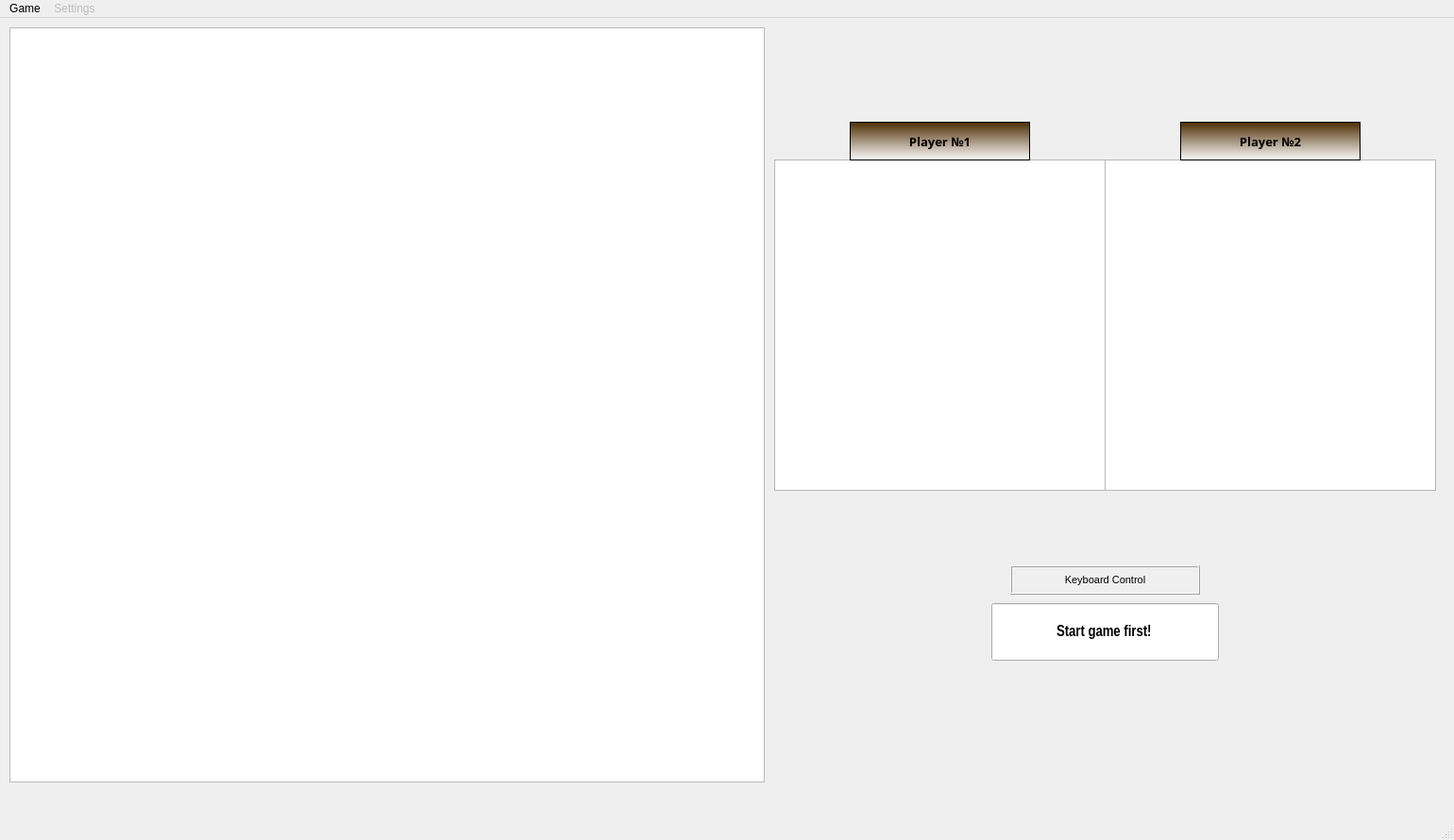
<?xml version="1.0" encoding="UTF-8"?>
<ui version="4.0">
 <class>MainWindow</class>
 <widget class="QMainWindow" name="MainWindow">
  <property name="geometry">
   <rect>
    <x>0</x>
    <y>0</y>
    <width>1540</width>
    <height>890</height>
   </rect>
  </property>
  <property name="minimumSize">
   <size>
    <width>1540</width>
    <height>890</height>
   </size>
  </property>
  <property name="windowTitle">
   <string>Chess Game</string>
  </property>
  <property name="windowIcon">
   <iconset resource="../../Arch/resources/resources.qrc">
    <normaloff>:/pieces/yellow/k</normaloff>:/pieces/yellow/k</iconset>
  </property>
  <widget class="QWidget" name="centralwidget">
   <widget class="QGraphicsView" name="board">
    <property name="geometry">
     <rect>
      <x>10</x>
      <y>10</y>
      <width>800</width>
      <height>800</height>
     </rect>
    </property>
    <property name="sizePolicy">
     <sizepolicy hsizetype="Fixed" vsizetype="Fixed">
      <horstretch>0</horstretch>
      <verstretch>0</verstretch>
     </sizepolicy>
    </property>
    <property name="font">
     <font>
      <stylestrategy>NoAntialias</stylestrategy>
     </font>
    </property>
    <property name="autoFillBackground">
     <bool>false</bool>
    </property>
    <property name="frameShape">
     <enum>QFrame::StyledPanel</enum>
    </property>
    <property name="verticalScrollBarPolicy">
     <enum>Qt::ScrollBarAlwaysOff</enum>
    </property>
    <property name="horizontalScrollBarPolicy">
     <enum>Qt::ScrollBarAlwaysOff</enum>
    </property>
    <property name="sizeAdjustPolicy">
     <enum>QAbstractScrollArea::AdjustIgnored</enum>
    </property>
    <property name="backgroundBrush">
     <brush brushstyle="NoBrush">
      <color alpha="255">
       <red>0</red>
       <green>0</green>
       <blue>0</blue>
      </color>
     </brush>
    </property>
    <property name="viewportUpdateMode">
     <enum>QGraphicsView::SmartViewportUpdate</enum>
    </property>
    <property name="optimizationFlags">
     <set>QGraphicsView::DontAdjustForAntialiasing</set>
    </property>
   </widget>
   <widget class="QGraphicsView" name="clock1">
    <property name="geometry">
     <rect>
      <x>820</x>
      <y>150</y>
      <width>351</width>
      <height>351</height>
     </rect>
    </property>
    <property name="sizePolicy">
     <sizepolicy hsizetype="Fixed" vsizetype="Fixed">
      <horstretch>0</horstretch>
      <verstretch>0</verstretch>
     </sizepolicy>
    </property>
    <property name="cursor" stdset="0">
     <cursorShape>PointingHandCursor</cursorShape>
    </property>
    <property name="frameShape">
     <enum>QFrame::StyledPanel</enum>
    </property>
    <property name="verticalScrollBarPolicy">
     <enum>Qt::ScrollBarAlwaysOff</enum>
    </property>
    <property name="horizontalScrollBarPolicy">
     <enum>Qt::ScrollBarAlwaysOff</enum>
    </property>
    <property name="sizeAdjustPolicy">
     <enum>QAbstractScrollArea::AdjustToContents</enum>
    </property>
    <property name="viewportUpdateMode">
     <enum>QGraphicsView::SmartViewportUpdate</enum>
    </property>
    <property name="optimizationFlags">
     <set>QGraphicsView::DontAdjustForAntialiasing</set>
    </property>
   </widget>
   <widget class="QGraphicsView" name="clock2">
    <property name="geometry">
     <rect>
      <x>1170</x>
      <y>150</y>
      <width>351</width>
      <height>351</height>
     </rect>
    </property>
    <property name="sizePolicy">
     <sizepolicy hsizetype="Fixed" vsizetype="Fixed">
      <horstretch>0</horstretch>
      <verstretch>0</verstretch>
     </sizepolicy>
    </property>
    <property name="cursor" stdset="0">
     <cursorShape>PointingHandCursor</cursorShape>
    </property>
    <property name="verticalScrollBarPolicy">
     <enum>Qt::ScrollBarAlwaysOff</enum>
    </property>
    <property name="horizontalScrollBarPolicy">
     <enum>Qt::ScrollBarAlwaysOff</enum>
    </property>
    <property name="sizeAdjustPolicy">
     <enum>QAbstractScrollArea::AdjustToContents</enum>
    </property>
    <property name="backgroundBrush">
     <brush brushstyle="NoBrush">
      <color alpha="255">
       <red>0</red>
       <green>0</green>
       <blue>0</blue>
      </color>
     </brush>
    </property>
    <property name="viewportUpdateMode">
     <enum>QGraphicsView::SmartViewportUpdate</enum>
    </property>
    <property name="optimizationFlags">
     <set>QGraphicsView::DontAdjustForAntialiasing</set>
    </property>
   </widget>
   <widget class="QLineEdit" name="input">
    <property name="geometry">
     <rect>
      <x>1050</x>
      <y>620</y>
      <width>241</width>
      <height>61</height>
     </rect>
    </property>
    <property name="sizePolicy">
     <sizepolicy hsizetype="Fixed" vsizetype="Fixed">
      <horstretch>0</horstretch>
      <verstretch>0</verstretch>
     </sizepolicy>
    </property>
    <property name="font">
     <font>
      <family>Arial Narrow</family>
      <pointsize>12</pointsize>
      <weight>75</weight>
      <italic>false</italic>
      <bold>true</bold>
      <underline>false</underline>
     </font>
    </property>
    <property name="autoFillBackground">
     <bool>false</bool>
    </property>
    <property name="inputMask">
     <string/>
    </property>
    <property name="text">
     <string>Start game first!</string>
    </property>
    <property name="alignment">
     <set>Qt::AlignCenter</set>
    </property>
    <property name="readOnly">
     <bool>true</bool>
    </property>
    <property name="placeholderText">
     <string/>
    </property>
   </widget>
   <widget class="QLabel" name="errors">
    <property name="geometry">
     <rect>
      <x>820</x>
      <y>680</y>
      <width>701</width>
      <height>91</height>
     </rect>
    </property>
    <property name="sizePolicy">
     <sizepolicy hsizetype="Fixed" vsizetype="Fixed">
      <horstretch>0</horstretch>
      <verstretch>0</verstretch>
     </sizepolicy>
    </property>
    <property name="styleSheet">
     <string notr="true">color: rgb(227, 11, 92)</string>
    </property>
    <property name="inputMethodHints">
     <set>Qt::ImhNone</set>
    </property>
    <property name="text">
     <string/>
    </property>
    <property name="textFormat">
     <enum>Qt::PlainText</enum>
    </property>
    <property name="scaledContents">
     <bool>false</bool>
    </property>
    <property name="alignment">
     <set>Qt::AlignHCenter|Qt::AlignTop</set>
    </property>
    <property name="wordWrap">
     <bool>true</bool>
    </property>
    <property name="textInteractionFlags">
     <set>Qt::TextSelectableByMouse</set>
    </property>
   </widget>
   <widget class="QLabel" name="label1">
    <property name="geometry">
     <rect>
      <x>900</x>
      <y>110</y>
      <width>191</width>
      <height>41</height>
     </rect>
    </property>
    <property name="sizePolicy">
     <sizepolicy hsizetype="Fixed" vsizetype="Fixed">
      <horstretch>0</horstretch>
      <verstretch>0</verstretch>
     </sizepolicy>
    </property>
    <property name="font">
     <font>
      <family>Arial Black</family>
      <pointsize>10</pointsize>
      <weight>75</weight>
      <bold>true</bold>
     </font>
    </property>
    <property name="styleSheet">
     <string notr="true">background-color: qlineargradient(spread:pad, x1:1, y1:0, x2:1, y2:1, stop:0 rgba(76, 43, 0, 255), stop:1 rgba(255, 255, 255, 255))</string>
    </property>
    <property name="frameShape">
     <enum>QFrame::Box</enum>
    </property>
    <property name="frameShadow">
     <enum>QFrame::Plain</enum>
    </property>
    <property name="text">
     <string>Player №1</string>
    </property>
    <property name="alignment">
     <set>Qt::AlignCenter</set>
    </property>
   </widget>
   <widget class="QLabel" name="label2">
    <property name="geometry">
     <rect>
      <x>1250</x>
      <y>110</y>
      <width>191</width>
      <height>41</height>
     </rect>
    </property>
    <property name="sizePolicy">
     <sizepolicy hsizetype="Fixed" vsizetype="Fixed">
      <horstretch>0</horstretch>
      <verstretch>0</verstretch>
     </sizepolicy>
    </property>
    <property name="font">
     <font>
      <family>Arial Black</family>
      <pointsize>10</pointsize>
      <weight>75</weight>
      <bold>true</bold>
     </font>
    </property>
    <property name="styleSheet">
     <string notr="true">background-color: qlineargradient(spread:pad, x1:1, y1:0, x2:1, y2:1, stop:0 rgba(76, 43, 0, 255), stop:1 rgba(255, 255, 255, 255))</string>
    </property>
    <property name="frameShape">
     <enum>QFrame::Box</enum>
    </property>
    <property name="frameShadow">
     <enum>QFrame::Plain</enum>
    </property>
    <property name="text">
     <string>Player №2</string>
    </property>
    <property name="alignment">
     <set>Qt::AlignCenter</set>
    </property>
   </widget>
   <widget class="QLabel" name="label3">
    <property name="geometry">
     <rect>
      <x>1070</x>
      <y>580</y>
      <width>201</width>
      <height>31</height>
     </rect>
    </property>
    <property name="sizePolicy">
     <sizepolicy hsizetype="Fixed" vsizetype="Fixed">
      <horstretch>0</horstretch>
      <verstretch>0</verstretch>
     </sizepolicy>
    </property>
    <property name="font">
     <font>
      <family>Arial</family>
      <pointsize>8</pointsize>
      <weight>50</weight>
      <bold>false</bold>
     </font>
    </property>
    <property name="frameShape">
     <enum>QFrame::Box</enum>
    </property>
    <property name="frameShadow">
     <enum>QFrame::Raised</enum>
    </property>
    <property name="midLineWidth">
     <number>0</number>
    </property>
    <property name="text">
     <string>Keyboard Control</string>
    </property>
    <property name="alignment">
     <set>Qt::AlignCenter</set>
    </property>
   </widget>
  </widget>
  <widget class="QMenuBar" name="menubar">
   <property name="geometry">
    <rect>
     <x>0</x>
     <y>0</y>
     <width>1540</width>
     <height>22</height>
    </rect>
   </property>
   <widget class="QMenu" name="game">
    <property name="title">
     <string>Game</string>
    </property>
    <addaction name="startGame"/>
   </widget>
   <widget class="QMenu" name="settings">
    <property name="enabled">
     <bool>false</bool>
    </property>
    <property name="title">
     <string>Settings</string>
    </property>
    <addaction name="saveConfig"/>
    <addaction name="loadStyle"/>
   </widget>
   <addaction name="game"/>
   <addaction name="settings"/>
  </widget>
  <widget class="QStatusBar" name="statusbar"/>
  <action name="startGame">
   <property name="text">
    <string>Start new game</string>
   </property>
  </action>
  <action name="loadStyle">
   <property name="text">
    <string>Load style</string>
   </property>
  </action>
  <action name="saveConfig">
   <property name="text">
    <string>Save config</string>
   </property>
  </action>
 </widget>
 <resources>
  <include location="../../Arch/resources/resources.qrc"/>
 </resources>
 <connections/>
</ui>
